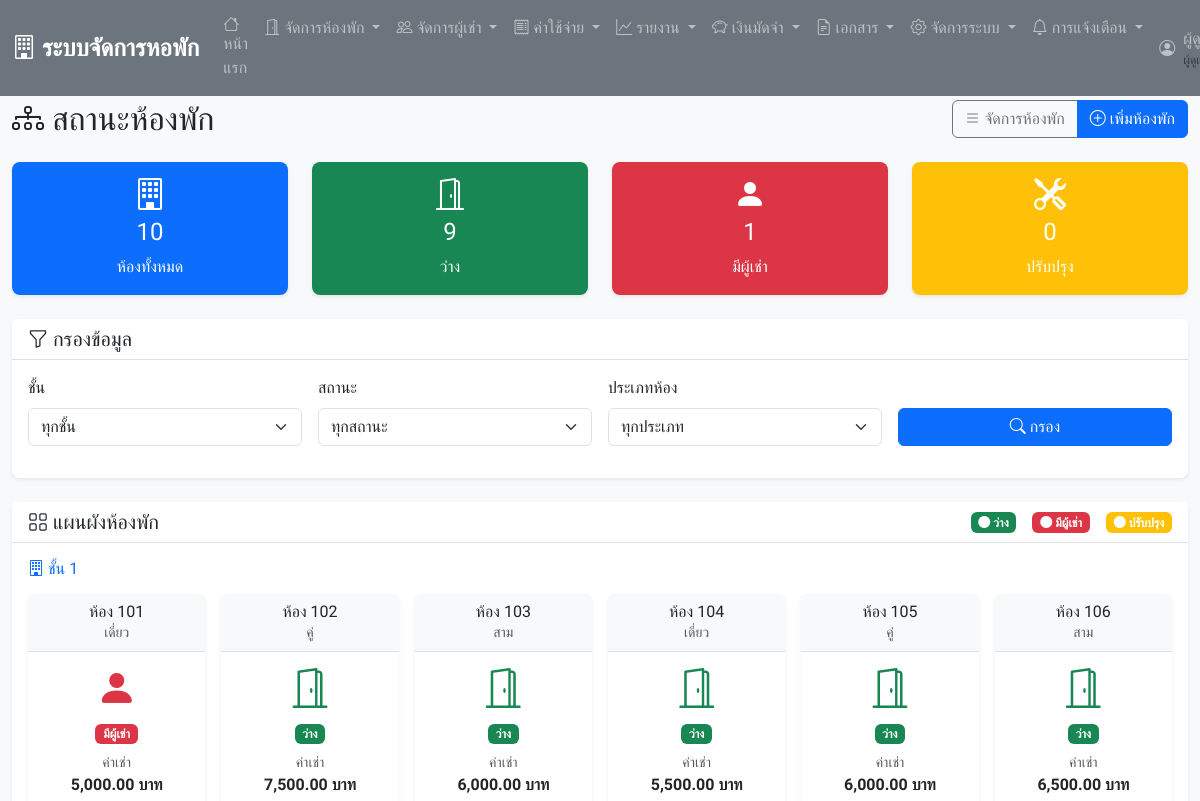
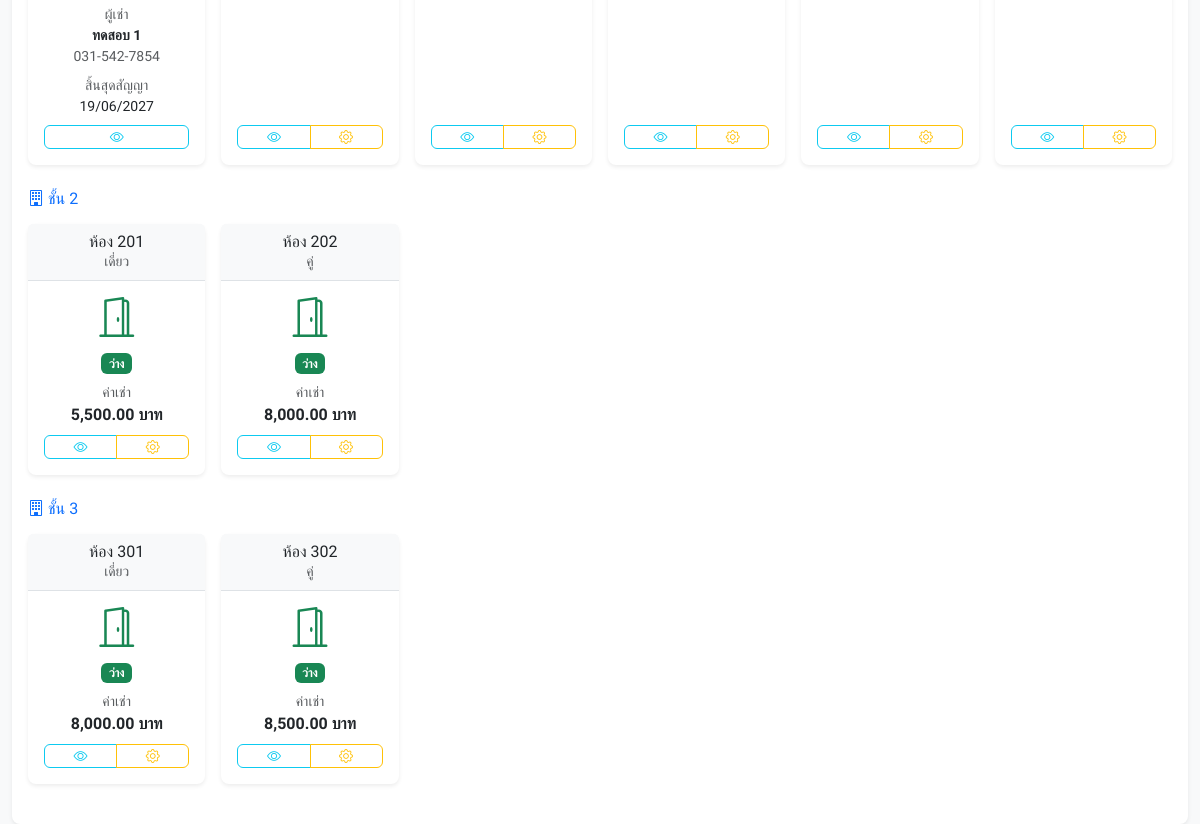
Page /room_status.php (signed in) on the earlier database version (2 pictures, top to bottom).
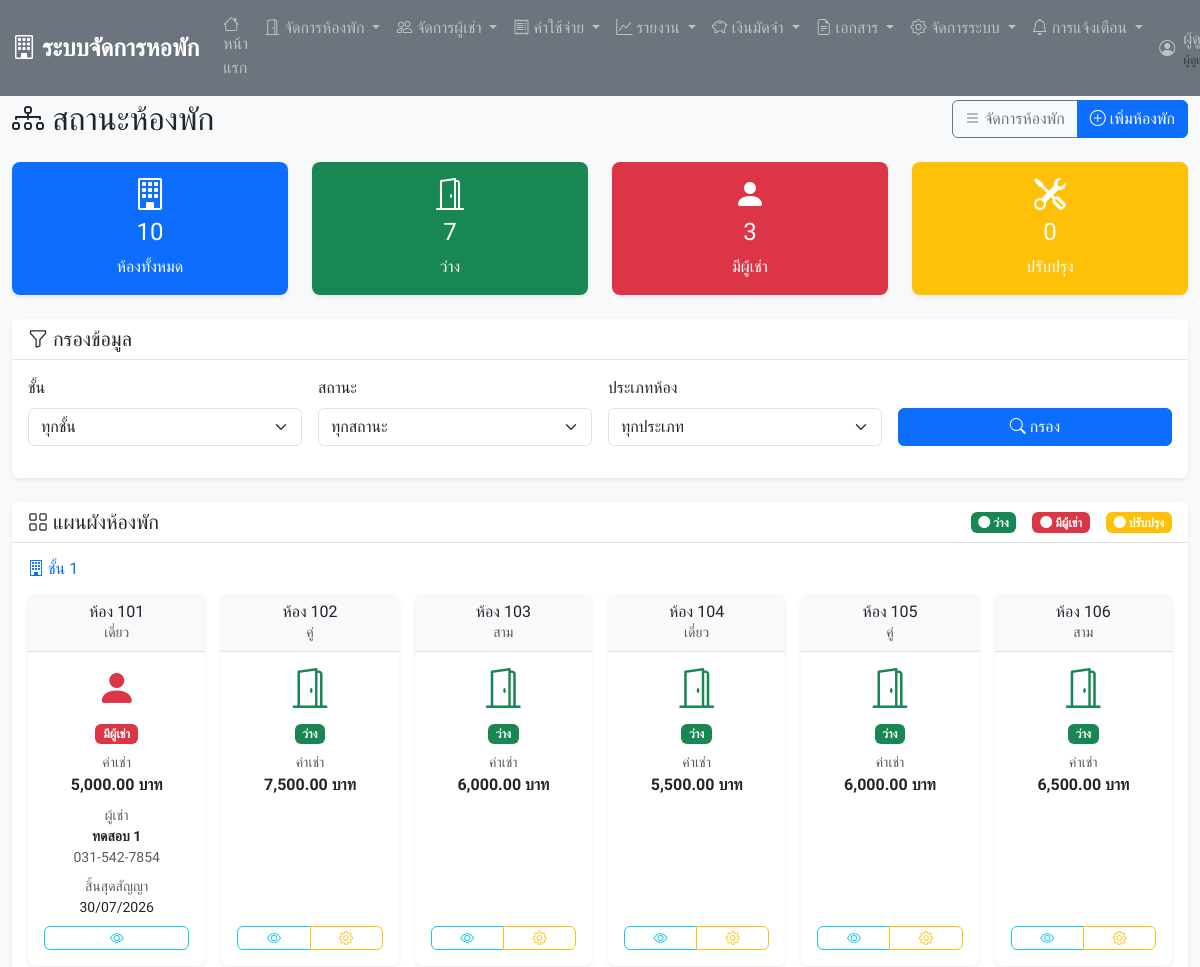
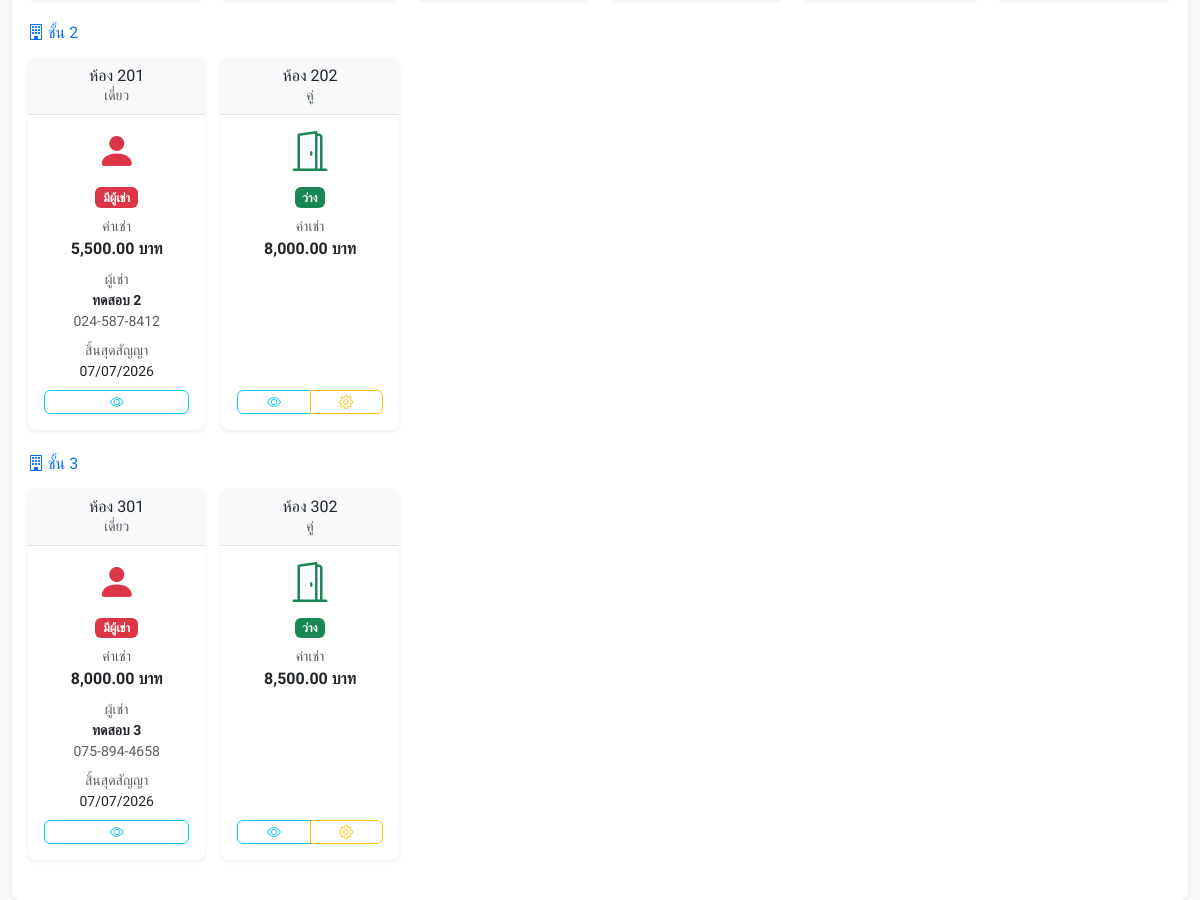
Same page on the later database version (2 pictures, top to bottom).
### tables this page shows
CREATE TABLE `rooms` (
  `room_id` int(11) NOT NULL,
  `room_number` varchar(10) NOT NULL,
  `room_type` enum('single','double','triple') NOT NULL,
  `monthly_rent` decimal(10,2) NOT NULL,
  `deposit` decimal(10,2) NOT NULL,
  `room_status` enum('available','occupied','maintenance') DEFAULT 'available',
  `floor_number` int(11) DEFAULT NULL,
  `room_description` text DEFAULT NULL,
  `created_at` timestamp NOT NULL DEFAULT current_timestamp()
);

### config.php (called while the page is built, shortened)
<?php
function formatCurrency($amount) {
    return number_format($amount, 2) . ' บาท';
}
function formatDate($date) {
    return date('d/m/Y', strtotime($date));
}
?>

### room_status.php (the view, shortened to what the changed rows need)
<?php
require_once 'includes/header.php';
$sql = "SELECT r.*,
        (SELECT COUNT(*) FROM contracts c WHERE c.room_id = r.room_id AND c.contract_status = 'active') as has_tenant,
        (SELECT CONCAT(t.first_name, ' ', t.last_name)
         FROM contracts c
         JOIN tenants t ON c.tenant_id = t.tenant_id
         WHERE c.room_id = r.room_id AND c.contract_status = 'active'
         LIMIT 1) as tenant_name,
        (SELECT c.contract_start
         FROM contracts c
         WHERE c.room_id = r.room_id AND c.contract_status = 'active'
         LIMIT 1) as move_in_date,
        (SELECT c.contract_end
         FROM contracts c
         WHERE c.room_id = r.room_id AND c.contract_status = 'active'
         LIMIT 1) as contract_end_date,
        (SELECT t.phone
         FROM contracts c
         JOIN tenants t ON c.tenant_id = t.tenant_id
         WHERE c.room_id = r.room_id AND c.contract_status = 'active'
         LIMIT 1) as tenant_phone
        FROM rooms r WHERE 1=1";
$params = [];
$sql .= " ORDER BY r.floor_number ASC, CAST(SUBSTRING(r.room_number, 2) AS UNSIGNED) ASC";
try {
    $stmt = $pdo->prepare($sql);
    $stmt->execute($params);
    $rooms = $stmt->fetchAll();
    $stats = [
        'total' => 0,
        'available' => 0,
        'occupied' => 0,
        'maintenance' => 0
    ];
    foreach ($rooms as $room) {
        $stats['total']++;
        if ($room['has_tenant'] > 0) {
            $stats['occupied']++;
        } else {
            $stats[$room['room_status']]++;
        }
    }
    $floor_stmt = $pdo->query("SELECT DISTINCT floor_number FROM rooms ORDER BY floor_number");
    $floors = $floor_stmt->fetchAll();
} catch(PDOException $e) {
    $error_message = "เกิดข้อผิดพลาดในการดึงข้อมูล: " . $e->getMessage();
}
?>
<div class="container-fluid mt-4">
    <div class="row">
        <div class="col-12">
            <div class="d-flex justify-content-between align-items-center mb-4">
                <h2 class="mb-0">
                    <i class="bi bi-diagram-3"></i>
                    สถานะห้องพัก
                </h2>
            </div>
            <div class="row mb-4">
                <div class="col-md-3">
                    <div class="card text-white bg-success">
                        <div class="card-body text-center">
                            <i class="bi bi-door-open fs-2"></i>
                            <h4 class="mt-2"><?php echo $stats['available']; ?></h4>
                            <p class="mb-0">ว่าง</p>
                        </div>
                    </div>
                </div>
                <div class="col-md-3">
                    <div class="card text-white bg-danger">
                        <div class="card-body text-center">
                            <i class="bi bi-person-fill fs-2"></i>
                            <h4 class="mt-2"><?php echo $stats['occupied']; ?></h4>
                            <p class="mb-0">มีผู้เช่า</p>
                        </div>
                    </div>
                </div>
            </div>
            <div class="card">
                <div class="card-body">
                    <?php if (empty($rooms)): ?>
                        <div class="text-center py-5">
                            <i class="bi bi-building display-1 text-muted"></i>
                            <h4 class="text-muted mt-3">ไม่พบข้อมูลห้องพัก</h4>
                            <p class="text-muted">ไม่มีข้อมูลที่ตรงกับเงื่อนไขการกรอง</p>
                        </div>
                    <?php else: ?>
                        <?php
                        $rooms_by_floor = [];
                        foreach ($rooms as $room) {
                            $rooms_by_floor[$room['floor_number']][] = $room;
                        }
                        ksort($rooms_by_floor);
                        ?>
                        <?php foreach ($rooms_by_floor as $floor => $floor_rooms): ?>
                            <div class="mb-4">
                                <h6 class="text-primary mb-3">
                                    <i class="bi bi-building"></i>
                                    ชั้น <?php echo $floor; ?>
                                </h6>
                                <div class="row g-3">
                                    <?php foreach ($floor_rooms as $room): ?>
                                        <?php
                                        $room_status = '';
                                        $card_class = '';
                                        $icon = '';
                                        $status_text = '';
                                        if ($room['has_tenant'] > 0) {
                                            $card_class = 'border-danger';
                                            $room_status = 'occupied';
                                            $icon = 'bi-person-fill';
                                            $status_text = 'มีผู้เช่า';
                                        } else {
                                            switch ($room['room_status']) {
                                                case 'available':
                                                    $card_class = 'border-success';
                                                    $room_status = 'available';
                                                    $icon = 'bi-door-open';
                                                    $status_text = 'ว่าง';
                                                    break;
                                            }
                                        }
                                        ?>
                                        <div class="col-xl-2 col-lg-3 col-md-4 col-sm-6">
                                            <div class="card h-100 <?php echo $card_class; ?>" style="min-height: 200px;">
                                                <div class="card-header text-center bg-light">
                                                    <h6 class="mb-0">ห้อง <?php echo $room['room_number']; ?></h6>
                                                    <small class="text-muted">
                                                        <?php
                                                        switch ($room['room_type']) {
                                                            case 'single': echo 'เดี่ยว'; break;
                                                            case 'double': echo 'คู่'; break;
                                                            case 'triple': echo 'สาม'; break;
                                                        }
                                                        ?>
                                                    </small>
                                                </div>
                                                <div class="card-body text-center d-flex flex-column">
                                                    <div class="mb-3">
                                                        <i class="<?php echo $icon; ?> fs-1 text-<?php echo $room_status == 'occupied' ? 'danger' : ($room_status == 'available' ? 'success' : 'warning'); ?>"></i>
                                                    </div>
                                                    <div class="mb-2">
                                                        <span class="badge bg-<?php echo $room_status == 'occupied' ? 'danger' : ($room_status == 'available' ? 'success' : 'warning'); ?>">
                                                            <?php echo $status_text; ?>
                                                        </span>
                                                    </div>
                                                    <div class="mb-2">
                                                        <small class="text-muted d-block">ค่าเช่า</small>
                                                        <strong><?php echo formatCurrency($room['monthly_rent']); ?></strong>
                                                    </div>
                                                    <?php if ($room['has_tenant'] > 0): ?>
                                                        <div class="mb-2">
                                                            <small class="text-muted d-block">ผู้เช่า</small>
                                                            <small class="fw-bold"><?php echo $room['tenant_name']; ?></small>
                                                            <?php if ($room['tenant_phone']): ?>
                                                                <br><small class="text-muted"><?php echo $room['tenant_phone']; ?></small>
                                                            <?php endif; ?>
                                                        </div>
                                                        <div class="mb-2">
                                                            <small class="text-muted d-block">สิ้นสุดสัญญา</small>
                                                            <small><?php echo formatDate($room['contract_end_date']); ?></small>
                                                        </div>
                                                    <?php endif; ?>
                                                    <div class="mt-auto">
                                                        <div class="btn-group w-100" role="group">
                                                            <a href="view_room.php?id=<?php echo $room['room_id']; ?>"
                                                               class="btn btn-sm btn-outline-info"
                                                               data-bs-toggle="tooltip"
                                                               title="ดูรายละเอียด">
                                                                <i class="bi bi-eye"></i>
                                                            </a>
                                                            <?php if ($room['has_tenant'] == 0): ?>
                                                                <button type="button"
                                                                        class="btn btn-sm btn-outline-warning"
                                                                        data-bs-toggle="modal"
                                                                        data-bs-target="#statusModal"
                                                                        data-room-id="<?php echo $room['room_id']; ?>"
                                                                        data-room-number="<?php echo $room['room_number']; ?>"
                                                                        data-current-status="<?php echo $room['room_status']; ?>"
                                                                        title="เปลี่ยนสถานะ">
                                                                    <i class="bi bi-gear"></i>
                                                                </button>
                                                            <?php endif; ?>
                                                        </div>
                                                    </div>
                                                </div>
                                            </div>
                                        </div>
                                    <?php endforeach; ?>
                                </div>
                            </div>
                        <?php endforeach; ?>
                    <?php endif; ?>
                </div>
            </div>
        </div>
    </div>
</div>
<?php include 'includes/footer.php'; ?>

Differences in the rows shown:
computed for rooms "5,000.00 บาท": contract_end_date "19/06/2027" → "30/07/2026"
changed rooms (number 7 of 10 on the later page): room_status "ว่าง" → "มีผู้เช่า"
changed rooms (number 9 of 10 on the later page): room_status "ว่าง" → "มีผู้เช่า"
Other differences:
$stats['available']: "9" → "7"
$stats['occupied']: "1" → "3"
new list line: "ผู้เช่า ทดสอบ 2 024-587-8412 สิ้นสุดสัญญา 07/07/2026"
new list line: "ผู้เช่า ทดสอบ 3 075-894-4658 สิ้นสุดสัญญา 07/07/2026"
